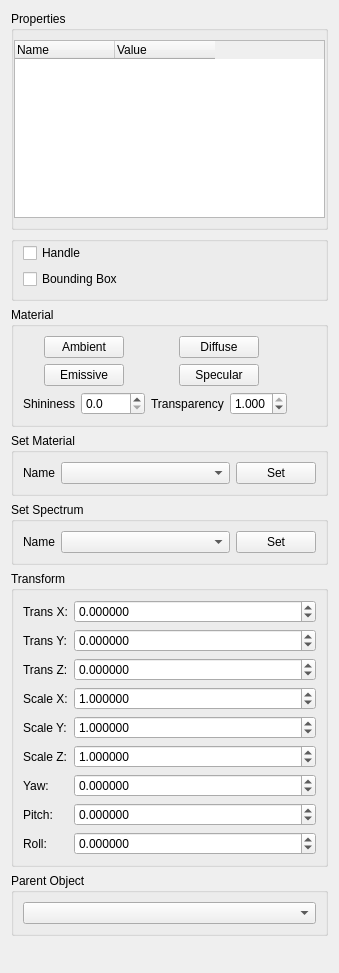
<?xml version="1.0" encoding="UTF-8"?>
<ui version="4.0">
 <class>ObjReprProp</class>
 <widget class="QWidget" name="ObjReprProp">
  <property name="geometry">
   <rect>
    <x>0</x>
    <y>0</y>
    <width>339</width>
    <height>973</height>
   </rect>
  </property>
  <property name="windowTitle">
   <string>Form</string>
  </property>
  <property name="styleSheet">
   <string notr="true"/>
  </property>
  <layout class="QVBoxLayout" name="verticalLayout">
   <item>
    <widget class="QGroupBox" name="propertiesBox">
     <property name="styleSheet">
      <string notr="true"/>
     </property>
     <property name="title">
      <string>Properties</string>
     </property>
     <layout class="QGridLayout" name="gridLayout">
      <property name="leftMargin">
       <number>0</number>
      </property>
      <property name="rightMargin">
       <number>0</number>
      </property>
      <item row="0" column="0">
       <widget class="QTableWidget" name="propTable">
        <property name="sizePolicy">
         <sizepolicy hsizetype="Preferred" vsizetype="Expanding">
          <horstretch>0</horstretch>
          <verstretch>0</verstretch>
         </sizepolicy>
        </property>
        <property name="minimumSize">
         <size>
          <width>0</width>
          <height>140</height>
         </size>
        </property>
        <property name="verticalScrollBarPolicy">
         <enum>Qt::ScrollBarAsNeeded</enum>
        </property>
        <property name="horizontalScrollBarPolicy">
         <enum>Qt::ScrollBarAsNeeded</enum>
        </property>
        <property name="editTriggers">
         <set>QAbstractItemView::AnyKeyPressed|QAbstractItemView::DoubleClicked|QAbstractItemView::EditKeyPressed</set>
        </property>
        <property name="alternatingRowColors">
         <bool>true</bool>
        </property>
        <property name="selectionMode">
         <enum>QAbstractItemView::NoSelection</enum>
        </property>
        <property name="textElideMode">
         <enum>Qt::ElideNone</enum>
        </property>
        <property name="verticalScrollMode">
         <enum>QAbstractItemView::ScrollPerPixel</enum>
        </property>
        <property name="horizontalScrollMode">
         <enum>QAbstractItemView::ScrollPerPixel</enum>
        </property>
        <property name="showGrid">
         <bool>false</bool>
        </property>
        <property name="wordWrap">
         <bool>true</bool>
        </property>
        <attribute name="horizontalHeaderCascadingSectionResizes">
         <bool>true</bool>
        </attribute>
        <attribute name="horizontalHeaderDefaultSectionSize">
         <number>100</number>
        </attribute>
        <attribute name="horizontalHeaderStretchLastSection">
         <bool>false</bool>
        </attribute>
        <attribute name="verticalHeaderCascadingSectionResizes">
         <bool>true</bool>
        </attribute>
        <column>
         <property name="text">
          <string>Name</string>
         </property>
         <property name="textAlignment">
          <set>AlignLeading|AlignVCenter</set>
         </property>
        </column>
        <column>
         <property name="text">
          <string>Value</string>
         </property>
         <property name="textAlignment">
          <set>AlignLeading|AlignVCenter</set>
         </property>
        </column>
       </widget>
      </item>
     </layout>
    </widget>
   </item>
   <item>
    <widget class="QGroupBox" name="groupBox">
     <layout class="QVBoxLayout" name="propertyLayout">
      <property name="leftMargin">
       <number>9</number>
      </property>
      <property name="topMargin">
       <number>1</number>
      </property>
      <property name="rightMargin">
       <number>9</number>
      </property>
      <item>
       <widget class="QCheckBox" name="handleCheckbox">
        <property name="toolTip">
         <string>Toggle handle visibility</string>
        </property>
        <property name="text">
         <string>Handle</string>
        </property>
       </widget>
      </item>
      <item>
       <widget class="QCheckBox" name="bbCheckbox">
        <property name="toolTip">
         <string>Toggle bound box visibility</string>
        </property>
        <property name="text">
         <string>Bounding Box</string>
        </property>
       </widget>
      </item>
     </layout>
    </widget>
   </item>
   <item>
    <widget class="QGroupBox" name="groupBox_3">
     <property name="title">
      <string>Material</string>
     </property>
     <layout class="QGridLayout" name="gridLayout_2">
      <item row="6" column="1">
       <layout class="QHBoxLayout" name="horizontalLayout_2">
        <item>
         <widget class="QLabel" name="label_12">
          <property name="text">
           <string>Transparency</string>
          </property>
         </widget>
        </item>
        <item>
         <widget class="QDoubleSpinBox" name="alphaBox">
          <property name="toolTip">
           <string>Set the transparency for the whole object (1.0 == opaque, 0.0 == invisible)</string>
          </property>
          <property name="decimals">
           <number>3</number>
          </property>
          <property name="maximum">
           <double>1.000000000000000</double>
          </property>
          <property name="singleStep">
           <double>0.100000000000000</double>
          </property>
          <property name="value">
           <double>1.000000000000000</double>
          </property>
         </widget>
        </item>
       </layout>
      </item>
      <item row="5" column="0" alignment="Qt::AlignHCenter">
       <widget class="QPushButton" name="chooseEmissive">
        <property name="minimumSize">
         <size>
          <width>80</width>
          <height>0</height>
         </size>
        </property>
        <property name="maximumSize">
         <size>
          <width>70</width>
          <height>16777215</height>
         </size>
        </property>
        <property name="toolTip">
         <string>Set the emissive color</string>
        </property>
        <property name="text">
         <string>Emissive</string>
        </property>
       </widget>
      </item>
      <item row="1" column="0" alignment="Qt::AlignHCenter">
       <widget class="QPushButton" name="chooseAmbient">
        <property name="minimumSize">
         <size>
          <width>80</width>
          <height>0</height>
         </size>
        </property>
        <property name="maximumSize">
         <size>
          <width>70</width>
          <height>16777215</height>
         </size>
        </property>
        <property name="toolTip">
         <string>Set the ambient color</string>
        </property>
        <property name="text">
         <string>Ambient</string>
        </property>
       </widget>
      </item>
      <item row="5" column="2">
       <spacer name="horizontalSpacer">
        <property name="orientation">
         <enum>Qt::Horizontal</enum>
        </property>
        <property name="sizeHint" stdset="0">
         <size>
          <width>40</width>
          <height>20</height>
         </size>
        </property>
       </spacer>
      </item>
      <item row="6" column="0">
       <layout class="QHBoxLayout" name="horizontalLayout_3">
        <item>
         <widget class="QLabel" name="label_13">
          <property name="text">
           <string>Shininess</string>
          </property>
         </widget>
        </item>
        <item>
         <widget class="QDoubleSpinBox" name="shininessBox">
          <property name="maximumSize">
           <size>
            <width>16777213</width>
            <height>16777215</height>
           </size>
          </property>
          <property name="toolTip">
           <string>Set the shininess value for specular highlights (high values == more concentrated)</string>
          </property>
          <property name="decimals">
           <number>1</number>
          </property>
          <property name="maximum">
           <double>9999.000000000000000</double>
          </property>
         </widget>
        </item>
       </layout>
      </item>
      <item row="1" column="1" alignment="Qt::AlignHCenter">
       <widget class="QPushButton" name="chooseDiffuse">
        <property name="minimumSize">
         <size>
          <width>80</width>
          <height>0</height>
         </size>
        </property>
        <property name="maximumSize">
         <size>
          <width>70</width>
          <height>16777215</height>
         </size>
        </property>
        <property name="toolTip">
         <string>Set the diffuse color</string>
        </property>
        <property name="text">
         <string>Diffuse</string>
        </property>
       </widget>
      </item>
      <item row="5" column="1" alignment="Qt::AlignHCenter">
       <widget class="QPushButton" name="chooseSpecular">
        <property name="minimumSize">
         <size>
          <width>80</width>
          <height>0</height>
         </size>
        </property>
        <property name="maximumSize">
         <size>
          <width>70</width>
          <height>16777215</height>
         </size>
        </property>
        <property name="toolTip">
         <string>Set the specular color</string>
        </property>
        <property name="text">
         <string>Specular</string>
        </property>
       </widget>
      </item>
     </layout>
    </widget>
   </item>
   <item>
    <widget class="QGroupBox" name="materialBox">
     <property name="title">
      <string>Set Material</string>
     </property>
     <layout class="QHBoxLayout" name="horizontalLayout_4">
      <item>
       <widget class="QLabel" name="label">
        <property name="text">
         <string>Name</string>
        </property>
       </widget>
      </item>
      <item>
       <widget class="QComboBox" name="matnameBox">
        <property name="sizePolicy">
         <sizepolicy hsizetype="Expanding" vsizetype="Fixed">
          <horstretch>0</horstretch>
          <verstretch>0</verstretch>
         </sizepolicy>
        </property>
        <property name="toolTip">
         <string>Select material name</string>
        </property>
       </widget>
      </item>
      <item>
       <widget class="QPushButton" name="setMatButton">
        <property name="sizePolicy">
         <sizepolicy hsizetype="Fixed" vsizetype="Fixed">
          <horstretch>0</horstretch>
          <verstretch>0</verstretch>
         </sizepolicy>
        </property>
        <property name="toolTip">
         <string>Apply material and recalculate data as needed</string>
        </property>
        <property name="text">
         <string>Set</string>
        </property>
       </widget>
      </item>
     </layout>
    </widget>
   </item>
   <item>
    <widget class="QGroupBox" name="spectrumBox">
     <property name="enabled">
      <bool>true</bool>
     </property>
     <property name="title">
      <string>Set Spectrum</string>
     </property>
     <layout class="QHBoxLayout" name="horizontalLayout_5">
      <item>
       <widget class="QLabel" name="label_11">
        <property name="enabled">
         <bool>true</bool>
        </property>
        <property name="sizePolicy">
         <sizepolicy hsizetype="Fixed" vsizetype="Preferred">
          <horstretch>0</horstretch>
          <verstretch>0</verstretch>
         </sizepolicy>
        </property>
        <property name="text">
         <string>Name</string>
        </property>
       </widget>
      </item>
      <item>
       <widget class="QComboBox" name="specnameBox">
        <property name="enabled">
         <bool>true</bool>
        </property>
        <property name="sizePolicy">
         <sizepolicy hsizetype="Expanding" vsizetype="Fixed">
          <horstretch>0</horstretch>
          <verstretch>0</verstretch>
         </sizepolicy>
        </property>
        <property name="toolTip">
         <string>Select spectrum</string>
        </property>
       </widget>
      </item>
      <item>
       <widget class="QPushButton" name="setSpecButton">
        <property name="enabled">
         <bool>true</bool>
        </property>
        <property name="sizePolicy">
         <sizepolicy hsizetype="Fixed" vsizetype="Fixed">
          <horstretch>0</horstretch>
          <verstretch>0</verstretch>
         </sizepolicy>
        </property>
        <property name="toolTip">
         <string>Set the selected spectrum to this object</string>
        </property>
        <property name="text">
         <string>Set</string>
        </property>
       </widget>
      </item>
     </layout>
    </widget>
   </item>
   <item>
    <widget class="QGroupBox" name="transformBox">
     <property name="title">
      <string>Transform</string>
     </property>
     <layout class="QFormLayout" name="formLayout_2">
      <item row="1" column="1">
       <widget class="QDoubleSpinBox" name="transx">
        <property name="toolTip">
         <string>X translation</string>
        </property>
        <property name="decimals">
         <number>6</number>
        </property>
        <property name="minimum">
         <double>-100000.000000000000000</double>
        </property>
        <property name="maximum">
         <double>100000.000000000000000</double>
        </property>
       </widget>
      </item>
      <item row="1" column="0">
       <widget class="QLabel" name="label_2">
        <property name="text">
         <string>Trans X:</string>
        </property>
       </widget>
      </item>
      <item row="2" column="0">
       <widget class="QLabel" name="label_3">
        <property name="text">
         <string>Trans Y:</string>
        </property>
       </widget>
      </item>
      <item row="3" column="0">
       <widget class="QLabel" name="label_4">
        <property name="text">
         <string>Trans Z:</string>
        </property>
       </widget>
      </item>
      <item row="4" column="0">
       <widget class="QLabel" name="label_5">
        <property name="text">
         <string>Scale X:</string>
        </property>
       </widget>
      </item>
      <item row="5" column="0">
       <widget class="QLabel" name="label_6">
        <property name="text">
         <string>Scale Y:</string>
        </property>
       </widget>
      </item>
      <item row="6" column="0">
       <widget class="QLabel" name="label_7">
        <property name="text">
         <string>Scale Z:</string>
        </property>
       </widget>
      </item>
      <item row="7" column="0">
       <widget class="QLabel" name="label_8">
        <property name="text">
         <string>Yaw:</string>
        </property>
       </widget>
      </item>
      <item row="8" column="0">
       <widget class="QLabel" name="label_9">
        <property name="text">
         <string>Pitch:</string>
        </property>
       </widget>
      </item>
      <item row="9" column="0">
       <widget class="QLabel" name="label_10">
        <property name="text">
         <string>Roll:</string>
        </property>
       </widget>
      </item>
      <item row="2" column="1">
       <widget class="QDoubleSpinBox" name="transy">
        <property name="toolTip">
         <string>Y translation</string>
        </property>
        <property name="decimals">
         <number>6</number>
        </property>
        <property name="minimum">
         <double>-100000.000000000000000</double>
        </property>
        <property name="maximum">
         <double>100000.000000000000000</double>
        </property>
       </widget>
      </item>
      <item row="3" column="1">
       <widget class="QDoubleSpinBox" name="transz">
        <property name="toolTip">
         <string>Z translation</string>
        </property>
        <property name="decimals">
         <number>6</number>
        </property>
        <property name="minimum">
         <double>-100000.000000000000000</double>
        </property>
        <property name="maximum">
         <double>100000.000000000000000</double>
        </property>
       </widget>
      </item>
      <item row="4" column="1">
       <widget class="QDoubleSpinBox" name="scalex">
        <property name="toolTip">
         <string>X Scale</string>
        </property>
        <property name="decimals">
         <number>6</number>
        </property>
        <property name="minimum">
         <double>-100000.000000000000000</double>
        </property>
        <property name="maximum">
         <double>100000.000000000000000</double>
        </property>
        <property name="singleStep">
         <double>0.100000000000000</double>
        </property>
        <property name="value">
         <double>1.000000000000000</double>
        </property>
       </widget>
      </item>
      <item row="5" column="1">
       <widget class="QDoubleSpinBox" name="scaley">
        <property name="toolTip">
         <string>Y scale</string>
        </property>
        <property name="decimals">
         <number>6</number>
        </property>
        <property name="minimum">
         <double>-100000.000000000000000</double>
        </property>
        <property name="maximum">
         <double>100000.000000000000000</double>
        </property>
        <property name="singleStep">
         <double>0.100000000000000</double>
        </property>
        <property name="value">
         <double>1.000000000000000</double>
        </property>
       </widget>
      </item>
      <item row="6" column="1">
       <widget class="QDoubleSpinBox" name="scalez">
        <property name="toolTip">
         <string>Z scale</string>
        </property>
        <property name="decimals">
         <number>6</number>
        </property>
        <property name="minimum">
         <double>-100000.000000000000000</double>
        </property>
        <property name="maximum">
         <double>100000.000000000000000</double>
        </property>
        <property name="singleStep">
         <double>0.100000000000000</double>
        </property>
        <property name="value">
         <double>1.000000000000000</double>
        </property>
       </widget>
      </item>
      <item row="7" column="1">
       <widget class="QDoubleSpinBox" name="yaw">
        <property name="toolTip">
         <string>Yaw in radians</string>
        </property>
        <property name="decimals">
         <number>6</number>
        </property>
        <property name="minimum">
         <double>-100000.000000000000000</double>
        </property>
        <property name="maximum">
         <double>100000.000000000000000</double>
        </property>
        <property name="singleStep">
         <double>0.314159000000000</double>
        </property>
       </widget>
      </item>
      <item row="9" column="1">
       <widget class="QDoubleSpinBox" name="roll">
        <property name="toolTip">
         <string>Roll in radians</string>
        </property>
        <property name="decimals">
         <number>6</number>
        </property>
        <property name="minimum">
         <double>-100000.000000000000000</double>
        </property>
        <property name="maximum">
         <double>100000.000000000000000</double>
        </property>
        <property name="singleStep">
         <double>0.314159000000000</double>
        </property>
       </widget>
      </item>
      <item row="8" column="1">
       <widget class="QDoubleSpinBox" name="pitch">
        <property name="toolTip">
         <string>Pitch in radians</string>
        </property>
        <property name="decimals">
         <number>6</number>
        </property>
        <property name="minimum">
         <double>-100000.000000000000000</double>
        </property>
        <property name="maximum">
         <double>100000.000000000000000</double>
        </property>
        <property name="singleStep">
         <double>0.314159000000000</double>
        </property>
       </widget>
      </item>
     </layout>
    </widget>
   </item>
   <item>
    <widget class="QGroupBox" name="parentObjBox">
     <property name="minimumSize">
      <size>
       <width>0</width>
       <height>0</height>
      </size>
     </property>
     <property name="title">
      <string>Parent Object</string>
     </property>
     <layout class="QVBoxLayout" name="verticalLayout_2">
      <item>
       <widget class="QComboBox" name="parentBox">
        <property name="toolTip">
         <string>Select parent object to define this object's initial transform</string>
        </property>
       </widget>
      </item>
     </layout>
    </widget>
   </item>
   <item>
    <spacer name="verticalSpacer">
     <property name="orientation">
      <enum>Qt::Vertical</enum>
     </property>
     <property name="sizeHint" stdset="0">
      <size>
       <width>20</width>
       <height>40</height>
      </size>
     </property>
    </spacer>
   </item>
  </layout>
 </widget>
 <resources/>
 <connections/>
</ui>
